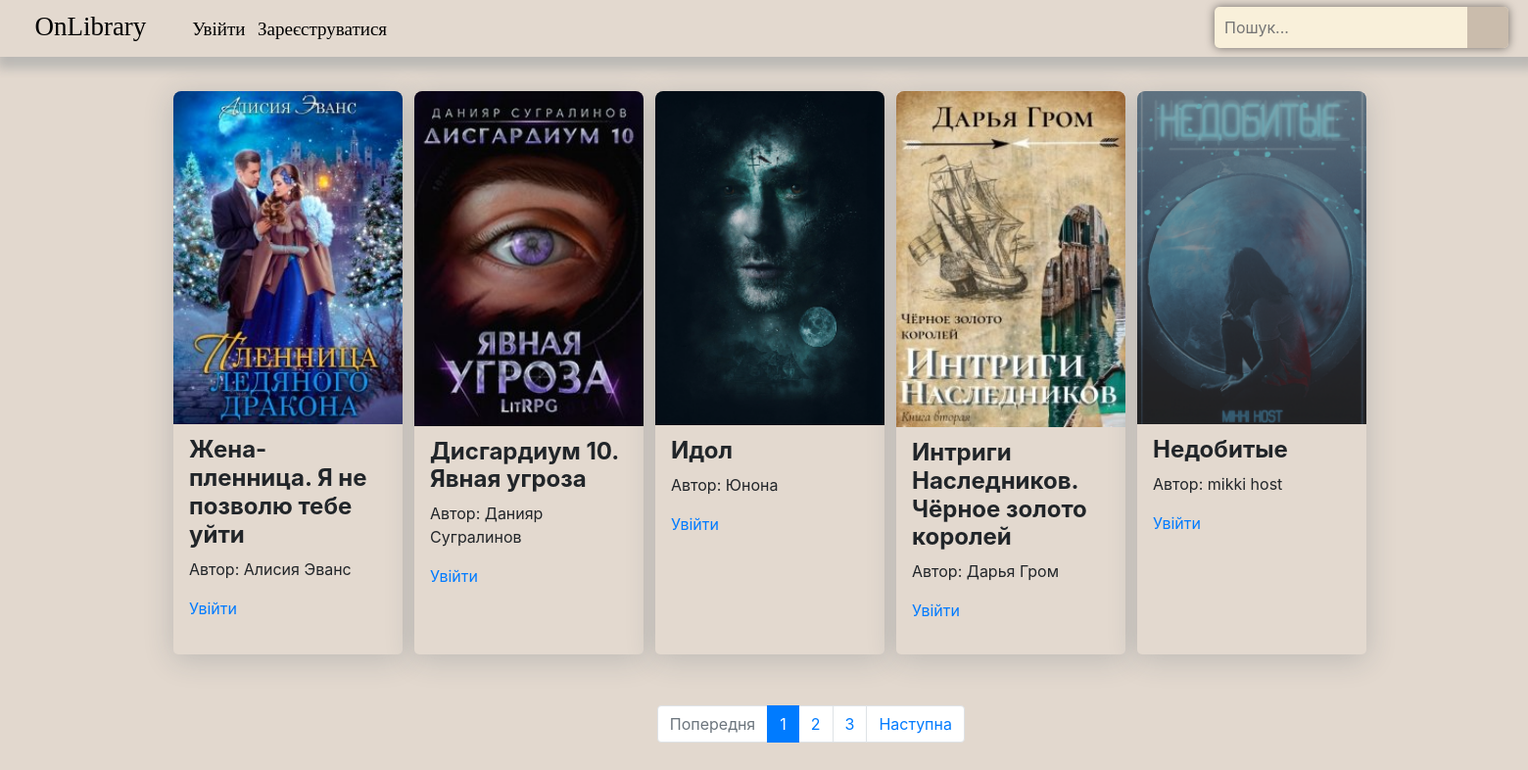
The page / on the database its author committed.
### catalog/models.py (models this page shows, shortened)
class Book(models.Model):
    name = models.CharField(max_length=127, verbose_name='Назва книги')
    author = models.CharField(max_length=127, verbose_name='Автор')
    publisher = models.CharField(max_length=127, verbose_name='Видавник')
    photo = models.ImageField(upload_to = "photos/%Y/%m/%d/", verbose_name='Фото')
    number = models.IntegerField(verbose_name='Кількість')
    about = models.TextField(verbose_name='Опис')
    class Meta():
        verbose_name = 'Книга'
        verbose_name_plural = 'Книги'

### catalog/views.py (the view)
# urls.py: path('', BooksListView.as_view(), name='mainpage'),
class BooksListView(ListView):
    paginate_by = 5
    model = Book
    fields = '__all__'

### catalog/templates/catalog/book_list.html (shortened to what this page needs)
{% extends 'catalog/base.html'%}
{% block main %}
<div id='container'>
{% for book in object_list %}
<div class="cards">
  <img src="/media/{{book.photo}}" alt="{{ book.name}}" style="width:100%">
  <div class="container">
    <h4><b>{{ book.name}}</b></h4>
    <p>Автор: {{ book.author}}</p>
    <div class="bottom-container">
    {% if request.user.is_authenticated %}
    <a href="{% url 'selectdate' book.pk %}" >Перейти к оформлению</a>
    {% else %}
    <a href="{% url 'login'  %}" >Увійти</a>
    {% endif %}
  </div>
  </div>
</div>
  {% endfor %}
</div>
<div class="center-div1">
  <div class="center-div2">
    <div class="footer">
<nav aria-label="...">
  <ul class="pagination">
    {% if page_obj.has_previous %}
    <li class="page-item">
      <a class="page-link" href="?page={{ page_obj.previous_page_number }}">Попередня</a>
    </li>
    {% else %}
    <li class="page-item disabled">
      <a class="page-link">Попередня</a>
    </li>
    {% endif %}
    {% for p in paginator.page_range %}
    {% if page_obj.number == p %}
    <li class="page-item active" aria-current="page">
      <span class="page-link">{{ p }}</span>
    </li>
    {% else %}
    <li class="page-item">
      <a class="page-link" href="?page={{ p }}">{{ p }}</a>
    </li>
    {% endif %}
    {% endfor %}
    {% if page_obj.has_next %}
    <li class="page-item">
      <a class="page-link" href="?page={{ page_obj.next_page_number }}">Наступнa</a>
    </li>
    {% else %}
    <li class="page-item disabled">
      <a class="page-link" >Наступня</a>
    </li>
    {% endif %}
  </ul>
</nav>
  </div></div></div>
{% endblock %}

### catalog/static/catalog/css/style.css (style rules this page uses)
#container { display: flex; Justify-content:center; }
html { overflow-x: hidden; }
body { background-color:#e2d8ce; }
.center-div1 { display: flex; }
.center-div2 { padding: auto; margin-left: auto; margin-right: auto; display: flex; }
.footer { position: absolute; left: 0; bottom: 0; width: 100%; height: 80px; margin-left: 43%; }
.cards { box-shadow: 0 4px 8px 0 rgba(0,0,0,0.2); transition: 0.3s; border-radius: 5px; width: 15%; padding-bottom: 2%; box-shadow: 0px 5px 31px 0px rgba(34, 60, 80, 0.2); background-color: #e3d9cf; margin-left: 12px; margin-top: 20px; }
img { border-radius: 8px 8px 0 0; }
.container { margin-top: 10px; padding: 2px 16px; height: 7%; }
.bottom-container { display: flex; align-items: flex-end; }

### rows shown on the page
Book: photo (picture), name "Жена-пленница. Я не позволю тебе уйти", author "Алисия Эванс"
Book: photo (picture), name "Дисгардиум 10. Явная угроза", author "Данияр Сугралинов"
Book: photo (picture), name "Идол", author "Юнона"
Book: photo (picture), name "Интриги Наследников. Чёрное золото королей", author "Дарья Гром"
Book: photo (picture), name "Недобитые", author "mikki host"

### other values the page prints
{{ p }} "1"
{{ p }} "2" "3"
